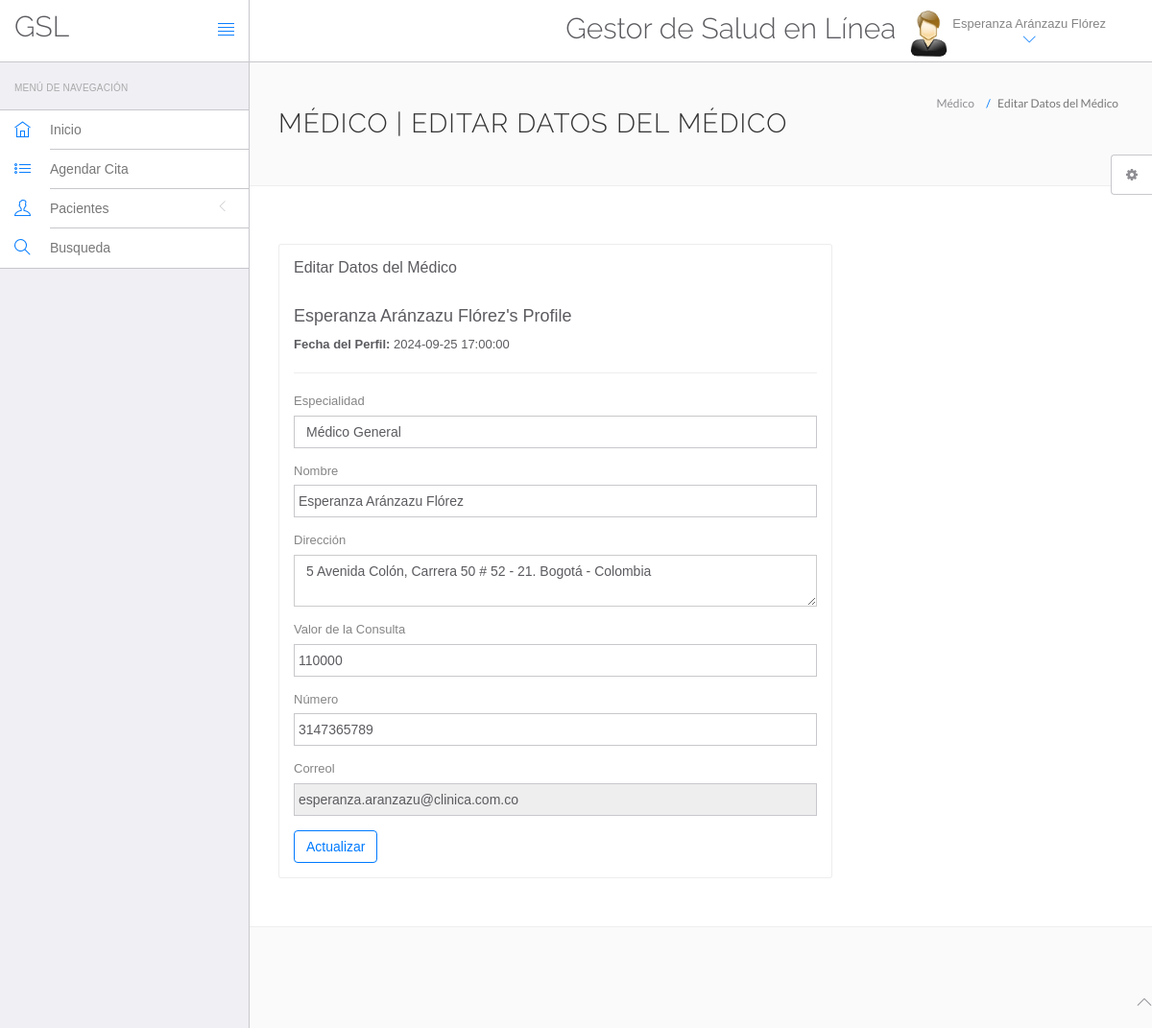
The app's page /hms/doctor/edit-profile.php (signed in) with its own data.
### tables this page shows
CREATE TABLE `doctors` (
  `id` int(11) NOT NULL,
  `specilization` varchar(255) DEFAULT NULL,
  `doctorName` varchar(255) DEFAULT NULL,
  `address` longtext DEFAULT NULL,
  `docFees` varchar(255) DEFAULT NULL,
  `contactno` bigint(11) DEFAULT NULL,
  `docEmail` varchar(255) DEFAULT NULL,
  `password` varchar(255) DEFAULT NULL,
  `creationDate` timestamp NULL DEFAULT current_timestamp(),
  `updationDate` timestamp NULL DEFAULT NULL ON UPDATE current_timestamp()
);

### hms/doctor/edit-profile.php (the view, shortened to what this page needs)
<?php
include('include/config.php');
?>
<!DOCTYPE html>
<html lang="en">
<head>
    <link rel="stylesheet" href="vendor/bootstrap/css/bootstrap.min.css">
    <link rel="stylesheet" href="vendor/fontawesome/css/font-awesome.min.css">
    <link rel="stylesheet" href="vendor/themify-icons/themify-icons.min.css">
    <link href="vendor/animate.css/animate.min.css" rel="stylesheet" media="screen">
    <link href="vendor/perfect-scrollbar/perfect-scrollbar.min.css" rel="stylesheet" media="screen">
    <link href="vendor/switchery/switchery.min.css" rel="stylesheet" media="screen">
    <link href="vendor/bootstrap-touchspin/jquery.bootstrap-touchspin.min.css" rel="stylesheet" media="screen">
    <link href="vendor/select2/select2.min.css" rel="stylesheet" media="screen">
    <link href="vendor/bootstrap-datepicker/bootstrap-datepicker3.standalone.min.css" rel="stylesheet" media="screen">
    <link href="vendor/bootstrap-timepicker/bootstrap-timepicker.min.css" rel="stylesheet" media="screen">
    <link rel="stylesheet" href="assets/css/styles.css">
    <link rel="stylesheet" href="assets/css/plugins.css">
    <link rel="stylesheet" href="assets/css/themes/theme-1.css" id="skin_color" />
</head>
<body>
    <div id="app">
        <?php include('include/sidebar.php');?>
        <div class="app-content">
            <?php include('include/header.php');?>
            <div class="main-content">
                <div class="wrap-content container" id="container">
                    <section id="page-title">
                        <div class="row">
                            <div class="col-sm-8">
                                <h1 class="mainTitle">Médico | Editar Datos del Médico</h1>
                            </div>
                            <ol class="breadcrumb">
                                <li>
                                    <span>Médico</span>
                                </li>
                                <li class="active">
                                    <span>Editar Datos del Médico</span>
                                </li>
                            </ol>
                        </div>
                    </section>
                    <div class="container-fluid container-fullw bg-white">
                        <div class="row">
                            <div class="col-md-12">
                                <div class="row margin-top-30">
                                    <div class="col-lg-8 col-md-12">
                                        <div class="panel panel-white">
                                            <div class="panel-heading">
                                                <h5 class="panel-title">Editar Datos del Médico</h5>
                                            </div>
                                            <div class="panel-body">
                                                <?php $sql=mysqli_query($con,"select * from doctors where docEmail='".$_SESSION['dlogin']."'");
while($data=mysqli_fetch_array($sql))
{
?>
                                                <h4><?php echo htmlentities($data['doctorName']);?>'s Profile</h4>
                                                <p><b>Fecha del Perfil:
                                                    </b><?php echo htmlentities($data['creationDate']);?></p>
                                                <hr />
                                                <form role="form" name="adddoc" method="post"
                                                    onSubmit="return valid();">
                                                    <div class="form-group">
                                                        <label for="DoctorSpecialization">
                                                            Especialidad
                                                        </label>
                                                        <select name="Doctorspecialization" class="form-control"
                                                            required="required">
                                                            <option
                                                                value="<?php echo htmlentities($data['specilization']);?>">
                                                                <?php echo htmlentities($data['specilization']);?>
                                                            </option>
                                                        </select>
                                                    </div>
                                                    <div class="form-group">
                                                        <label for="doctorname">
                                                            Nombre
                                                        </label>
                                                        <input type="text" name="docname" class="form-control"
                                                            value="<?php echo htmlentities($data['doctorName']);?>">
                                                    </div>
                                                    <div class="form-group">
                                                        <label for="address">
                                                            Dirección
                                                        </label>
                                                        <textarea name="clinicaddress"
                                                            class="form-control"><?php echo htmlentities($data['address']);?></textarea>
                                                    </div>
                                                    <div class="form-group">
                                                        <label for="fess">
                                                            Valor de la Consulta
                                                        </label>
                                                        <input type="text" name="docfees" class="form-control"
                                                            required="required"
                                                            value="<?php echo htmlentities($data['docFees']);?>">
                                                    </div>
                                                    <div class="form-group">
                                                        <label for="fess">
                                                            Número
                                                        </label>
                                                        <input type="text" name="doccontact" class="form-control"
                                                            required="required"
                                                            value="<?php echo htmlentities($data['contactno']);?>">
                                                    </div>
                                                    <div class="form-group">
                                                        <label for="fess">
                                                            Correol
                                                        </label>
                                                        <input type="email" name="docemail" class="form-control"
                                                            readonly="readonly"
                                                            value="<?php echo htmlentities($data['docEmail']);?>">
                                                    </div>
                                                    <?php } ?>
                                                    <button type="submit" name="submit" class="btn btn-o btn-primary">
                                                        Actualizar
                                                    </button>
                                                </form>
                                            </div>
                                        </div>
                                    </div>
                                </div>
                            </div>
                        </div>
                    </div>
                </div>
            </div>
            <?php include('include/footer.php');?>
            <?php include('include/setting.php');?>
        </div>
</body>
</html>

### hms/doctor/include/header.php (shortened to what this page needs)
<header class="navbar navbar-default navbar-static-top">
					<div class="navbar-header">
						<a class="navbar-brand" href="#">
							<h2 style="padding-top:20% ">GSL</h2>
						</a>
						<a href="#" class="sidebar-toggler pull-right visible-md visible-lg" data-toggle-class="app-sidebar-closed" data-toggle-target="#app">
							<i class="ti-align-justify"></i>
						</a>
					</div>
					<div class="navbar-collapse collapse">
						<ul class="nav navbar-right">
								<li  style="padding-top:2% ">
								<h2>Gestor de Salud en Línea</h2>
							</li>
							<li class="dropdown current-user">
								<a href class="dropdown-toggle" data-toggle="dropdown">
									<img src="assets/images/images.jpg" > <span class="username">
									<?php $query=mysqli_query($con,"select doctorName from doctors where id='".$_SESSION['id']."'");
while($row=mysqli_fetch_array($query))
{
	echo $row['doctorName'];
}
									?> <i class="ti-angle-down"></i></i></span>
								</a>
							</li>
						</ul>
					</div>
				</header>

### hms/doctor/assets/css/themes/theme-1.css (style rules this page uses)
body { background: #FAFAFA; }
header .navbar-header { background: #ffffff !important; border-right-color: #c8c7cc !important; border-bottom-color: #c8c7cc !important; }
header .navbar-header .sidebar-toggler, header .navbar-header .sidebar-mobile-toggler { color: #007aff !important; }
header .navbar-header .navbar-brand { color: #777 !important; }
header .navbar-collapse { background: #ffffff !important; border-bottom-color: #c8c7cc !important; box-shadow: none !important; }
header .navbar-collapse .navbar-right > li > a { color: #777; }
header .navbar-collapse .navbar-right > li > a i { color: #007aff !important; }

### records on screen
doctors: doctorName "Esperanza Aránzazu Flórez", creationDate "2024-09-25 17:00:00", Doctorspecialization "Médico General", docname "Esperanza Aránzazu Flórez", clinicaddress "5 Avenida Colón, Carrera 50 # 52 - 21. Bogotá - Colombia", docfees "110000", doccontact "3147365789", docemail "esperanza.aranzazu@clinica.com.co"
